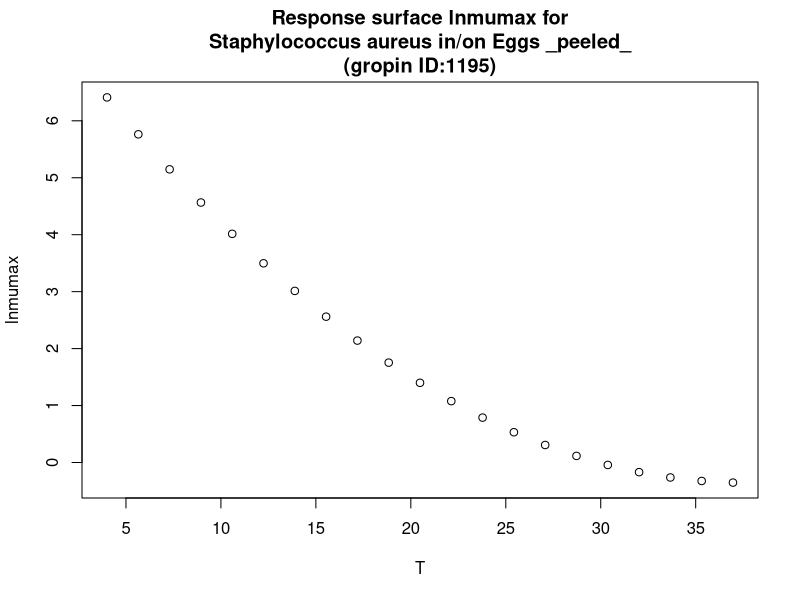

Write the R code that produced this figure.
#############################
# start of Parameter script
#############################
T <- seq(4.004,36.963036963037,length.out=21)
#############################
# end of Parameter script
#############################
############################# 
# start of Model script Gropin ID 1195 
#############################
 
# constant coefficients for this model
 
variables <- data.frame(T)
argumentsPar <- expand.grid(variables)
 
# heart of the model
response_surface <- function(T) {
   mumax <-(-0.451*T+0.006*(T^2)+8.12)

return(mumax=mumax)
} 

# output parameters
responseSurface <- cbind(argumentsPar,response_surface(argumentsPar['T']))
colnames(responseSurface) <- c(colnames(argumentsPar),'lnmumax')
#############################
# End of Model script
#############################
############################# 
# start of Visualisation script Gropin ID 1195 
#############################
plot(T,responseSurface$'lnmumax',xlab='T',
                          ylab='lnmumax',main='Response surface lnmumax for
Staphylococcus aureus in/on Eggs _peeled_
(gropin ID:1195)')
#############################
# End of Visualisation script
#############################
